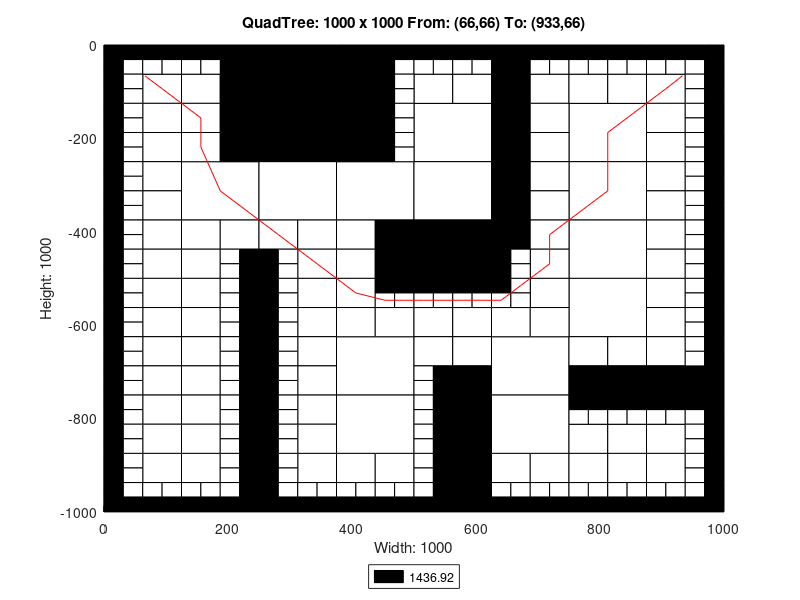

This figure's MATLAB source:
axis([0 1000 -1000 0]);
title('QuadTree: 1000 x 1000 From: (66,66) To: (933,66)');
xlabel('Width: 1000');
ylabel('Height: 1000');
rectangle('Position',[250 -125 125 125], 'FaceColor',[0 0 0]);
rectangle('Position',[250 -250 125 125], 'FaceColor',[0 0 0]);
rectangle('Position',[125 -375 125 125], 'FaceColor',[1 1 1]);
rectangle('Position',[250 -375 125 125], 'FaceColor',[1 1 1]);
rectangle('Position',[375 -375 125 125], 'FaceColor',[1 1 1]);
rectangle('Position',[500 -250 125 125], 'FaceColor',[1 1 1]);
rectangle('Position',[750 -250 125 125], 'FaceColor',[1 1 1]);
rectangle('Position',[500 -375 125 125], 'FaceColor',[1 1 1]);
rectangle('Position',[500 -500 125 125], 'FaceColor',[0 0 0]);
rectangle('Position',[750 -375 125 125], 'FaceColor',[1 1 1]);
rectangle('Position',[750 -500 125 125], 'FaceColor',[1 1 1]);
rectangle('Position',[375 -750 125 125], 'FaceColor',[1 1 1]);
rectangle('Position',[375 -875 125 125], 'FaceColor',[1 1 1]);
rectangle('Position',[625 -750 125 125], 'FaceColor',[1 1 1]);
rectangle('Position',[750 -625 125 125], 'FaceColor',[1 1 1]);
rectangle('Position',[625 -875 125 125], 'FaceColor',[1 1 1]);
rectangle('Position',[62.5 -125 62.5 62.5], 'FaceColor',[1 1 1]);
rectangle('Position',[187.5 -62.5 62.5 62.5], 'FaceColor',[0 0 0]);
rectangle('Position',[125 -125 62.5 62.5], 'FaceColor',[1 1 1]);
rectangle('Position',[187.5 -125 62.5 62.5], 'FaceColor',[0 0 0]);
rectangle('Position',[62.5 -187.5 62.5 62.5], 'FaceColor',[1 1 1]);
rectangle('Position',[62.5 -250 62.5 62.5], 'FaceColor',[1 1 1]);
rectangle('Position',[125 -187.5 62.5 62.5], 'FaceColor',[1 1 1]);
rectangle('Position',[187.5 -187.5 62.5 62.5], 'FaceColor',[0 0 0]);
rectangle('Position',[125 -250 62.5 62.5], 'FaceColor',[1 1 1]);
rectangle('Position',[187.5 -250 62.5 62.5], 'FaceColor',[0 0 0]);
rectangle('Position',[375 -62.5 62.5 62.5], 'FaceColor',[0 0 0]);
rectangle('Position',[375 -125 62.5 62.5], 'FaceColor',[0 0 0]);
rectangle('Position',[375 -187.5 62.5 62.5], 'FaceColor',[0 0 0]);
rectangle('Position',[375 -250 62.5 62.5], 'FaceColor',[0 0 0]);
rectangle('Position',[62.5 -312.5 62.5 62.5], 'FaceColor',[1 1 1]);
rectangle('Position',[62.5 -375 62.5 62.5], 'FaceColor',[1 1 1]);
rectangle('Position',[62.5 -437.5 62.5 62.5], 'FaceColor',[1 1 1]);
rectangle('Position',[62.5 -500 62.5 62.5], 'FaceColor',[1 1 1]);
rectangle('Position',[125 -437.5 62.5 62.5], 'FaceColor',[1 1 1]);
rectangle('Position',[187.5 -437.5 62.5 62.5], 'FaceColor',[1 1 1]);
rectangle('Position',[125 -500 62.5 62.5], 'FaceColor',[1 1 1]);
rectangle('Position',[250 -437.5 62.5 62.5], 'FaceColor',[1 1 1]);
rectangle('Position',[312.5 -437.5 62.5 62.5], 'FaceColor',[1 1 1]);
rectangle('Position',[312.5 -500 62.5 62.5], 'FaceColor',[1 1 1]);
rectangle('Position',[375 -437.5 62.5 62.5], 'FaceColor',[1 1 1]);
rectangle('Position',[437.5 -437.5 62.5 62.5], 'FaceColor',[0 0 0]);
rectangle('Position',[375 -500 62.5 62.5], 'FaceColor',[1 1 1]);
rectangle('Position',[437.5 -500 62.5 62.5], 'FaceColor',[0 0 0]);
rectangle('Position',[500 -125 62.5 62.5], 'FaceColor',[1 1 1]);
rectangle('Position',[562.5 -125 62.5 62.5], 'FaceColor',[1 1 1]);
rectangle('Position',[625 -62.5 62.5 62.5], 'FaceColor',[0 0 0]);
rectangle('Position',[625 -125 62.5 62.5], 'FaceColor',[0 0 0]);
rectangle('Position',[687.5 -125 62.5 62.5], 'FaceColor',[1 1 1]);
rectangle('Position',[625 -187.5 62.5 62.5], 'FaceColor',[0 0 0]);
rectangle('Position',[687.5 -187.5 62.5 62.5], 'FaceColor',[1 1 1]);
rectangle('Position',[625 -250 62.5 62.5], 'FaceColor',[0 0 0]);
rectangle('Position',[687.5 -250 62.5 62.5], 'FaceColor',[1 1 1]);
rectangle('Position',[750 -125 62.5 62.5], 'FaceColor',[1 1 1]);
rectangle('Position',[812.5 -125 62.5 62.5], 'FaceColor',[1 1 1]);
rectangle('Position',[875 -125 62.5 62.5], 'FaceColor',[1 1 1]);
rectangle('Position',[875 -187.5 62.5 62.5], 'FaceColor',[1 1 1]);
rectangle('Position',[875 -250 62.5 62.5], 'FaceColor',[1 1 1]);
rectangle('Position',[625 -312.5 62.5 62.5], 'FaceColor',[0 0 0]);
rectangle('Position',[687.5 -312.5 62.5 62.5], 'FaceColor',[1 1 1]);
rectangle('Position',[625 -375 62.5 62.5], 'FaceColor',[0 0 0]);
rectangle('Position',[687.5 -375 62.5 62.5], 'FaceColor',[1 1 1]);
rectangle('Position',[625 -437.5 62.5 62.5], 'FaceColor',[0 0 0]);
rectangle('Position',[687.5 -437.5 62.5 62.5], 'FaceColor',[1 1 1]);
rectangle('Position',[687.5 -500 62.5 62.5], 'FaceColor',[1 1 1]);
rectangle('Position',[875 -312.5 62.5 62.5], 'FaceColor',[1 1 1]);
rectangle('Position',[875 -375 62.5 62.5], 'FaceColor',[1 1 1]);
rectangle('Position',[875 -437.5 62.5 62.5], 'FaceColor',[1 1 1]);
rectangle('Position',[875 -500 62.5 62.5], 'FaceColor',[1 1 1]);
rectangle('Position',[62.5 -562.5 62.5 62.5], 'FaceColor',[1 1 1]);
rectangle('Position',[62.5 -625 62.5 62.5], 'FaceColor',[1 1 1]);
rectangle('Position',[125 -562.5 62.5 62.5], 'FaceColor',[1 1 1]);
rectangle('Position',[125 -625 62.5 62.5], 'FaceColor',[1 1 1]);
rectangle('Position',[62.5 -687.5 62.5 62.5], 'FaceColor',[1 1 1]);
rectangle('Position',[62.5 -750 62.5 62.5], 'FaceColor',[1 1 1]);
rectangle('Position',[125 -687.5 62.5 62.5], 'FaceColor',[1 1 1]);
rectangle('Position',[125 -750 62.5 62.5], 'FaceColor',[1 1 1]);
rectangle('Position',[312.5 -562.5 62.5 62.5], 'FaceColor',[1 1 1]);
rectangle('Position',[312.5 -625 62.5 62.5], 'FaceColor',[1 1 1]);
rectangle('Position',[375 -562.5 62.5 62.5], 'FaceColor',[1 1 1]);
rectangle('Position',[375 -625 62.5 62.5], 'FaceColor',[1 1 1]);
rectangle('Position',[437.5 -625 62.5 62.5], 'FaceColor',[1 1 1]);
rectangle('Position',[312.5 -687.5 62.5 62.5], 'FaceColor',[1 1 1]);
rectangle('Position',[312.5 -750 62.5 62.5], 'FaceColor',[1 1 1]);
rectangle('Position',[62.5 -812.5 62.5 62.5], 'FaceColor',[1 1 1]);
rectangle('Position',[62.5 -875 62.5 62.5], 'FaceColor',[1 1 1]);
rectangle('Position',[125 -812.5 62.5 62.5], 'FaceColor',[1 1 1]);
rectangle('Position',[125 -875 62.5 62.5], 'FaceColor',[1 1 1]);
rectangle('Position',[62.5 -937.5 62.5 62.5], 'FaceColor',[1 1 1]);
rectangle('Position',[125 -937.5 62.5 62.5], 'FaceColor',[1 1 1]);
rectangle('Position',[312.5 -812.5 62.5 62.5], 'FaceColor',[1 1 1]);
rectangle('Position',[312.5 -875 62.5 62.5], 'FaceColor',[1 1 1]);
rectangle('Position',[312.5 -937.5 62.5 62.5], 'FaceColor',[1 1 1]);
rectangle('Position',[375 -937.5 62.5 62.5], 'FaceColor',[1 1 1]);
rectangle('Position',[437.5 -937.5 62.5 62.5], 'FaceColor',[1 1 1]);
rectangle('Position',[500 -625 62.5 62.5], 'FaceColor',[1 1 1]);
rectangle('Position',[562.5 -625 62.5 62.5], 'FaceColor',[1 1 1]);
rectangle('Position',[687.5 -562.5 62.5 62.5], 'FaceColor',[1 1 1]);
rectangle('Position',[625 -625 62.5 62.5], 'FaceColor',[1 1 1]);
rectangle('Position',[687.5 -625 62.5 62.5], 'FaceColor',[1 1 1]);
rectangle('Position',[500 -687.5 62.5 62.5], 'FaceColor',[1 1 1]);
rectangle('Position',[562.5 -687.5 62.5 62.5], 'FaceColor',[1 1 1]);
rectangle('Position',[562.5 -750 62.5 62.5], 'FaceColor',[0 0 0]);
rectangle('Position',[875 -562.5 62.5 62.5], 'FaceColor',[1 1 1]);
rectangle('Position',[875 -625 62.5 62.5], 'FaceColor',[1 1 1]);
rectangle('Position',[750 -687.5 62.5 62.5], 'FaceColor',[1 1 1]);
rectangle('Position',[812.5 -687.5 62.5 62.5], 'FaceColor',[1 1 1]);
rectangle('Position',[750 -750 62.5 62.5], 'FaceColor',[0 0 0]);
rectangle('Position',[812.5 -750 62.5 62.5], 'FaceColor',[0 0 0]);
rectangle('Position',[875 -687.5 62.5 62.5], 'FaceColor',[1 1 1]);
rectangle('Position',[875 -750 62.5 62.5], 'FaceColor',[0 0 0]);
rectangle('Position',[937.5 -750 62.5 62.5], 'FaceColor',[0 0 0]);
rectangle('Position',[562.5 -812.5 62.5 62.5], 'FaceColor',[0 0 0]);
rectangle('Position',[562.5 -875 62.5 62.5], 'FaceColor',[0 0 0]);
rectangle('Position',[562.5 -937.5 62.5 62.5], 'FaceColor',[0 0 0]);
rectangle('Position',[562.5 -1000 62.5 62.5], 'FaceColor',[0 0 0]);
rectangle('Position',[625 -937.5 62.5 62.5], 'FaceColor',[1 1 1]);
rectangle('Position',[687.5 -937.5 62.5 62.5], 'FaceColor',[1 1 1]);
rectangle('Position',[750 -875 62.5 62.5], 'FaceColor',[1 1 1]);
rectangle('Position',[812.5 -875 62.5 62.5], 'FaceColor',[1 1 1]);
rectangle('Position',[875 -875 62.5 62.5], 'FaceColor',[1 1 1]);
rectangle('Position',[750 -937.5 62.5 62.5], 'FaceColor',[1 1 1]);
rectangle('Position',[812.5 -937.5 62.5 62.5], 'FaceColor',[1 1 1]);
rectangle('Position',[875 -937.5 62.5 62.5], 'FaceColor',[1 1 1]);
rectangle('Position',[0 -31.25 31.25 31.25], 'FaceColor',[0 0 0]);
rectangle('Position',[31.25 -31.25 31.25 31.25], 'FaceColor',[0 0 0]);
rectangle('Position',[0 -62.5 31.25 31.25], 'FaceColor',[0 0 0]);
rectangle('Position',[31.25 -62.5 31.25 31.25], 'FaceColor',[1 1 1]);
rectangle('Position',[62.5 -31.25 31.25 31.25], 'FaceColor',[0 0 0]);
rectangle('Position',[93.75 -31.25 31.25 31.25], 'FaceColor',[0 0 0]);
rectangle('Position',[62.5 -62.5 31.25 31.25], 'FaceColor',[1 1 1]);
rectangle('Position',[93.75 -62.5 31.25 31.25], 'FaceColor',[1 1 1]);
rectangle('Position',[0 -93.75 31.25 31.25], 'FaceColor',[0 0 0]);
rectangle('Position',[31.25 -93.75 31.25 31.25], 'FaceColor',[1 1 1]);
rectangle('Position',[0 -125 31.25 31.25], 'FaceColor',[0 0 0]);
rectangle('Position',[31.25 -125 31.25 31.25], 'FaceColor',[1 1 1]);
rectangle('Position',[125 -31.25 31.25 31.25], 'FaceColor',[0 0 0]);
rectangle('Position',[156.25 -31.25 31.25 31.25], 'FaceColor',[0 0 0]);
rectangle('Position',[125 -62.5 31.25 31.25], 'FaceColor',[1 1 1]);
rectangle('Position',[156.25 -62.5 31.25 31.25], 'FaceColor',[1 1 1]);
rectangle('Position',[0 -156.25 31.25 31.25], 'FaceColor',[0 0 0]);
rectangle('Position',[31.25 -156.25 31.25 31.25], 'FaceColor',[1 1 1]);
rectangle('Position',[0 -187.5 31.25 31.25], 'FaceColor',[0 0 0]);
rectangle('Position',[31.25 -187.5 31.25 31.25], 'FaceColor',[1 1 1]);
rectangle('Position',[0 -218.75 31.25 31.25], 'FaceColor',[0 0 0]);
rectangle('Position',[31.25 -218.75 31.25 31.25], 'FaceColor',[1 1 1]);
rectangle('Position',[0 -250 31.25 31.25], 'FaceColor',[0 0 0]);
rectangle('Position',[31.25 -250 31.25 31.25], 'FaceColor',[1 1 1]);
rectangle('Position',[437.5 -31.25 31.25 31.25], 'FaceColor',[0 0 0]);
rectangle('Position',[468.75 -31.25 31.25 31.25], 'FaceColor',[0 0 0]);
rectangle('Position',[437.5 -62.5 31.25 31.25], 'FaceColor',[0 0 0]);
rectangle('Position',[468.75 -62.5 31.25 31.25], 'FaceColor',[1 1 1]);
rectangle('Position',[437.5 -93.75 31.25 31.25], 'FaceColor',[0 0 0]);
rectangle('Position',[468.75 -93.75 31.25 31.25], 'FaceColor',[1 1 1]);
rectangle('Position',[437.5 -125 31.25 31.25], 'FaceColor',[0 0 0]);
rectangle('Position',[468.75 -125 31.25 31.25], 'FaceColor',[1 1 1]);
rectangle('Position',[437.5 -156.25 31.25 31.25], 'FaceColor',[0 0 0]);
rectangle('Position',[468.75 -156.25 31.25 31.25], 'FaceColor',[1 1 1]);
rectangle('Position',[437.5 -187.5 31.25 31.25], 'FaceColor',[0 0 0]);
rectangle('Position',[468.75 -187.5 31.25 31.25], 'FaceColor',[1 1 1]);
rectangle('Position',[437.5 -218.75 31.25 31.25], 'FaceColor',[0 0 0]);
rectangle('Position',[468.75 -218.75 31.25 31.25], 'FaceColor',[1 1 1]);
rectangle('Position',[437.5 -250 31.25 31.25], 'FaceColor',[0 0 0]);
rectangle('Position',[468.75 -250 31.25 31.25], 'FaceColor',[1 1 1]);
rectangle('Position',[0 -281.25 31.25 31.25], 'FaceColor',[0 0 0]);
rectangle('Position',[31.25 -281.25 31.25 31.25], 'FaceColor',[1 1 1]);
rectangle('Position',[0 -312.5 31.25 31.25], 'FaceColor',[0 0 0]);
rectangle('Position',[31.25 -312.5 31.25 31.25], 'FaceColor',[1 1 1]);
rectangle('Position',[0 -343.75 31.25 31.25], 'FaceColor',[0 0 0]);
rectangle('Position',[31.25 -343.75 31.25 31.25], 'FaceColor',[1 1 1]);
rectangle('Position',[0 -375 31.25 31.25], 'FaceColor',[0 0 0]);
rectangle('Position',[31.25 -375 31.25 31.25], 'FaceColor',[1 1 1]);
rectangle('Position',[0 -406.25 31.25 31.25], 'FaceColor',[0 0 0]);
rectangle('Position',[31.25 -406.25 31.25 31.25], 'FaceColor',[1 1 1]);
rectangle('Position',[0 -437.5 31.25 31.25], 'FaceColor',[0 0 0]);
rectangle('Position',[31.25 -437.5 31.25 31.25], 'FaceColor',[1 1 1]);
rectangle('Position',[0 -468.75 31.25 31.25], 'FaceColor',[0 0 0]);
rectangle('Position',[31.25 -468.75 31.25 31.25], 'FaceColor',[1 1 1]);
rectangle('Position',[0 -500 31.25 31.25], 'FaceColor',[0 0 0]);
rectangle('Position',[31.25 -500 31.25 31.25], 'FaceColor',[1 1 1]);
rectangle('Position',[187.5 -468.75 31.25 31.25], 'FaceColor',[1 1 1]);
rectangle('Position',[218.75 -468.75 31.25 31.25], 'FaceColor',[0 0 0]);
rectangle('Position',[187.5 -500 31.25 31.25], 'FaceColor',[1 1 1]);
rectangle('Position',[218.75 -500 31.25 31.25], 'FaceColor',[0 0 0]);
rectangle('Position',[250 -468.75 31.25 31.25], 'FaceColor',[0 0 0]);
rectangle('Position',[281.25 -468.75 31.25 31.25], 'FaceColor',[1 1 1]);
rectangle('Position',[250 -500 31.25 31.25], 'FaceColor',[0 0 0]);
rectangle('Position',[281.25 -500 31.25 31.25], 'FaceColor',[1 1 1]);
rectangle('Position',[500 -31.25 31.25 31.25], 'FaceColor',[0 0 0]);
rectangle('Position',[531.25 -31.25 31.25 31.25], 'FaceColor',[0 0 0]);
rectangle('Position',[500 -62.5 31.25 31.25], 'FaceColor',[1 1 1]);
rectangle('Position',[531.25 -62.5 31.25 31.25], 'FaceColor',[1 1 1]);
rectangle('Position',[562.5 -31.25 31.25 31.25], 'FaceColor',[0 0 0]);
rectangle('Position',[593.75 -31.25 31.25 31.25], 'FaceColor',[0 0 0]);
rectangle('Position',[562.5 -62.5 31.25 31.25], 'FaceColor',[1 1 1]);
rectangle('Position',[593.75 -62.5 31.25 31.25], 'FaceColor',[1 1 1]);
rectangle('Position',[687.5 -31.25 31.25 31.25], 'FaceColor',[0 0 0]);
rectangle('Position',[718.75 -31.25 31.25 31.25], 'FaceColor',[0 0 0]);
rectangle('Position',[687.5 -62.5 31.25 31.25], 'FaceColor',[1 1 1]);
rectangle('Position',[718.75 -62.5 31.25 31.25], 'FaceColor',[1 1 1]);
rectangle('Position',[750 -31.25 31.25 31.25], 'FaceColor',[0 0 0]);
rectangle('Position',[781.25 -31.25 31.25 31.25], 'FaceColor',[0 0 0]);
rectangle('Position',[750 -62.5 31.25 31.25], 'FaceColor',[1 1 1]);
rectangle('Position',[781.25 -62.5 31.25 31.25], 'FaceColor',[1 1 1]);
rectangle('Position',[812.5 -31.25 31.25 31.25], 'FaceColor',[0 0 0]);
rectangle('Position',[843.75 -31.25 31.25 31.25], 'FaceColor',[0 0 0]);
rectangle('Position',[812.5 -62.5 31.25 31.25], 'FaceColor',[1 1 1]);
rectangle('Position',[843.75 -62.5 31.25 31.25], 'FaceColor',[1 1 1]);
rectangle('Position',[875 -31.25 31.25 31.25], 'FaceColor',[0 0 0]);
rectangle('Position',[906.25 -31.25 31.25 31.25], 'FaceColor',[0 0 0]);
rectangle('Position',[875 -62.5 31.25 31.25], 'FaceColor',[1 1 1]);
rectangle('Position',[906.25 -62.5 31.25 31.25], 'FaceColor',[1 1 1]);
rectangle('Position',[937.5 -31.25 31.25 31.25], 'FaceColor',[0 0 0]);
rectangle('Position',[968.75 -31.25 31.25 31.25], 'FaceColor',[0 0 0]);
rectangle('Position',[937.5 -62.5 31.25 31.25], 'FaceColor',[1 1 1]);
rectangle('Position',[968.75 -62.5 31.25 31.25], 'FaceColor',[0 0 0]);
rectangle('Position',[937.5 -93.75 31.25 31.25], 'FaceColor',[1 1 1]);
rectangle('Position',[968.75 -93.75 31.25 31.25], 'FaceColor',[0 0 0]);
rectangle('Position',[937.5 -125 31.25 31.25], 'FaceColor',[1 1 1]);
rectangle('Position',[968.75 -125 31.25 31.25], 'FaceColor',[0 0 0]);
rectangle('Position',[937.5 -156.25 31.25 31.25], 'FaceColor',[1 1 1]);
rectangle('Position',[968.75 -156.25 31.25 31.25], 'FaceColor',[0 0 0]);
rectangle('Position',[937.5 -187.5 31.25 31.25], 'FaceColor',[1 1 1]);
rectangle('Position',[968.75 -187.5 31.25 31.25], 'FaceColor',[0 0 0]);
rectangle('Position',[937.5 -218.75 31.25 31.25], 'FaceColor',[1 1 1]);
rectangle('Position',[968.75 -218.75 31.25 31.25], 'FaceColor',[0 0 0]);
rectangle('Position',[937.5 -250 31.25 31.25], 'FaceColor',[1 1 1]);
rectangle('Position',[968.75 -250 31.25 31.25], 'FaceColor',[0 0 0]);
rectangle('Position',[625 -468.75 31.25 31.25], 'FaceColor',[0 0 0]);
rectangle('Position',[656.25 -468.75 31.25 31.25], 'FaceColor',[1 1 1]);
rectangle('Position',[625 -500 31.25 31.25], 'FaceColor',[0 0 0]);
rectangle('Position',[656.25 -500 31.25 31.25], 'FaceColor',[1 1 1]);
rectangle('Position',[937.5 -281.25 31.25 31.25], 'FaceColor',[1 1 1]);
rectangle('Position',[968.75 -281.25 31.25 31.25], 'FaceColor',[0 0 0]);
rectangle('Position',[937.5 -312.5 31.25 31.25], 'FaceColor',[1 1 1]);
rectangle('Position',[968.75 -312.5 31.25 31.25], 'FaceColor',[0 0 0]);
rectangle('Position',[937.5 -343.75 31.25 31.25], 'FaceColor',[1 1 1]);
rectangle('Position',[968.75 -343.75 31.25 31.25], 'FaceColor',[0 0 0]);
rectangle('Position',[937.5 -375 31.25 31.25], 'FaceColor',[1 1 1]);
rectangle('Position',[968.75 -375 31.25 31.25], 'FaceColor',[0 0 0]);
rectangle('Position',[937.5 -406.25 31.25 31.25], 'FaceColor',[1 1 1]);
rectangle('Position',[968.75 -406.25 31.25 31.25], 'FaceColor',[0 0 0]);
rectangle('Position',[937.5 -437.5 31.25 31.25], 'FaceColor',[1 1 1]);
rectangle('Position',[968.75 -437.5 31.25 31.25], 'FaceColor',[0 0 0]);
rectangle('Position',[937.5 -468.75 31.25 31.25], 'FaceColor',[1 1 1]);
rectangle('Position',[968.75 -468.75 31.25 31.25], 'FaceColor',[0 0 0]);
rectangle('Position',[937.5 -500 31.25 31.25], 'FaceColor',[1 1 1]);
rectangle('Position',[968.75 -500 31.25 31.25], 'FaceColor',[0 0 0]);
rectangle('Position',[0 -531.25 31.25 31.25], 'FaceColor',[0 0 0]);
rectangle('Position',[31.25 -531.25 31.25 31.25], 'FaceColor',[1 1 1]);
rectangle('Position',[0 -562.5 31.25 31.25], 'FaceColor',[0 0 0]);
rectangle('Position',[31.25 -562.5 31.25 31.25], 'FaceColor',[1 1 1]);
rectangle('Position',[0 -593.75 31.25 31.25], 'FaceColor',[0 0 0]);
rectangle('Position',[31.25 -593.75 31.25 31.25], 'FaceColor',[1 1 1]);
rectangle('Position',[0 -625 31.25 31.25], 'FaceColor',[0 0 0]);
rectangle('Position',[31.25 -625 31.25 31.25], 'FaceColor',[1 1 1]);
rectangle('Position',[187.5 -531.25 31.25 31.25], 'FaceColor',[1 1 1]);
rectangle('Position',[218.75 -531.25 31.25 31.25], 'FaceColor',[0 0 0]);
rectangle('Position',[187.5 -562.5 31.25 31.25], 'FaceColor',[1 1 1]);
rectangle('Position',[218.75 -562.5 31.25 31.25], 'FaceColor',[0 0 0]);
rectangle('Position',[187.5 -593.75 31.25 31.25], 'FaceColor',[1 1 1]);
rectangle('Position',[218.75 -593.75 31.25 31.25], 'FaceColor',[0 0 0]);
rectangle('Position',[187.5 -625 31.25 31.25], 'FaceColor',[1 1 1]);
rectangle('Position',[218.75 -625 31.25 31.25], 'FaceColor',[0 0 0]);
rectangle('Position',[0 -656.25 31.25 31.25], 'FaceColor',[0 0 0]);
rectangle('Position',[31.25 -656.25 31.25 31.25], 'FaceColor',[1 1 1]);
rectangle('Position',[0 -687.5 31.25 31.25], 'FaceColor',[0 0 0]);
rectangle('Position',[31.25 -687.5 31.25 31.25], 'FaceColor',[1 1 1]);
rectangle('Position',[0 -718.75 31.25 31.25], 'FaceColor',[0 0 0]);
rectangle('Position',[31.25 -718.75 31.25 31.25], 'FaceColor',[1 1 1]);
rectangle('Position',[0 -750 31.25 31.25], 'FaceColor',[0 0 0]);
rectangle('Position',[31.25 -750 31.25 31.25], 'FaceColor',[1 1 1]);
rectangle('Position',[187.5 -656.25 31.25 31.25], 'FaceColor',[1 1 1]);
rectangle('Position',[218.75 -656.25 31.25 31.25], 'FaceColor',[0 0 0]);
rectangle('Position',[187.5 -687.5 31.25 31.25], 'FaceColor',[1 1 1]);
rectangle('Position',[218.75 -687.5 31.25 31.25], 'FaceColor',[0 0 0]);
rectangle('Position',[187.5 -718.75 31.25 31.25], 'FaceColor',[1 1 1]);
rectangle('Position',[218.75 -718.75 31.25 31.25], 'FaceColor',[0 0 0]);
rectangle('Position',[187.5 -750 31.25 31.25], 'FaceColor',[1 1 1]);
rectangle('Position',[218.75 -750 31.25 31.25], 'FaceColor',[0 0 0]);
rectangle('Position',[250 -531.25 31.25 31.25], 'FaceColor',[0 0 0]);
rectangle('Position',[281.25 -531.25 31.25 31.25], 'FaceColor',[1 1 1]);
rectangle('Position',[250 -562.5 31.25 31.25], 'FaceColor',[0 0 0]);
rectangle('Position',[281.25 -562.5 31.25 31.25], 'FaceColor',[1 1 1]);
rectangle('Position',[250 -593.75 31.25 31.25], 'FaceColor',[0 0 0]);
rectangle('Position',[281.25 -593.75 31.25 31.25], 'FaceColor',[1 1 1]);
rectangle('Position',[250 -625 31.25 31.25], 'FaceColor',[0 0 0]);
rectangle('Position',[281.25 -625 31.25 31.25], 'FaceColor',[1 1 1]);
rectangle('Position',[437.5 -531.25 31.25 31.25], 'FaceColor',[0 0 0]);
rectangle('Position',[468.75 -531.25 31.25 31.25], 'FaceColor',[0 0 0]);
rectangle('Position',[437.5 -562.5 31.25 31.25], 'FaceColor',[1 1 1]);
rectangle('Position',[468.75 -562.5 31.25 31.25], 'FaceColor',[1 1 1]);
rectangle('Position',[250 -656.25 31.25 31.25], 'FaceColor',[0 0 0]);
rectangle('Position',[281.25 -656.25 31.25 31.25], 'FaceColor',[1 1 1]);
rectangle('Position',[250 -687.5 31.25 31.25], 'FaceColor',[0 0 0]);
rectangle('Position',[281.25 -687.5 31.25 31.25], 'FaceColor',[1 1 1]);
rectangle('Position',[250 -718.75 31.25 31.25], 'FaceColor',[0 0 0]);
rectangle('Position',[281.25 -718.75 31.25 31.25], 'FaceColor',[1 1 1]);
rectangle('Position',[250 -750 31.25 31.25], 'FaceColor',[0 0 0]);
rectangle('Position',[281.25 -750 31.25 31.25], 'FaceColor',[1 1 1]);
rectangle('Position',[0 -781.25 31.25 31.25], 'FaceColor',[0 0 0]);
rectangle('Position',[31.25 -781.25 31.25 31.25], 'FaceColor',[1 1 1]);
rectangle('Position',[0 -812.5 31.25 31.25], 'FaceColor',[0 0 0]);
rectangle('Position',[31.25 -812.5 31.25 31.25], 'FaceColor',[1 1 1]);
rectangle('Position',[0 -843.75 31.25 31.25], 'FaceColor',[0 0 0]);
rectangle('Position',[31.25 -843.75 31.25 31.25], 'FaceColor',[1 1 1]);
rectangle('Position',[0 -875 31.25 31.25], 'FaceColor',[0 0 0]);
rectangle('Position',[31.25 -875 31.25 31.25], 'FaceColor',[1 1 1]);
rectangle('Position',[187.5 -781.25 31.25 31.25], 'FaceColor',[1 1 1]);
rectangle('Position',[218.75 -781.25 31.25 31.25], 'FaceColor',[0 0 0]);
rectangle('Position',[187.5 -812.5 31.25 31.25], 'FaceColor',[1 1 1]);
rectangle('Position',[218.75 -812.5 31.25 31.25], 'FaceColor',[0 0 0]);
rectangle('Position',[187.5 -843.75 31.25 31.25], 'FaceColor',[1 1 1]);
rectangle('Position',[218.75 -843.75 31.25 31.25], 'FaceColor',[0 0 0]);
rectangle('Position',[187.5 -875 31.25 31.25], 'FaceColor',[1 1 1]);
rectangle('Position',[218.75 -875 31.25 31.25], 'FaceColor',[0 0 0]);
rectangle('Position',[0 -906.25 31.25 31.25], 'FaceColor',[0 0 0]);
rectangle('Position',[31.25 -906.25 31.25 31.25], 'FaceColor',[1 1 1]);
rectangle('Position',[0 -937.5 31.25 31.25], 'FaceColor',[0 0 0]);
rectangle('Position',[31.25 -937.5 31.25 31.25], 'FaceColor',[1 1 1]);
rectangle('Position',[0 -968.75 31.25 31.25], 'FaceColor',[0 0 0]);
rectangle('Position',[31.25 -968.75 31.25 31.25], 'FaceColor',[1 1 1]);
rectangle('Position',[0 -1000 31.25 31.25], 'FaceColor',[0 0 0]);
rectangle('Position',[31.25 -1000 31.25 31.25], 'FaceColor',[0 0 0]);
rectangle('Position',[62.5 -968.75 31.25 31.25], 'FaceColor',[1 1 1]);
rectangle('Position',[93.75 -968.75 31.25 31.25], 'FaceColor',[1 1 1]);
rectangle('Position',[62.5 -1000 31.25 31.25], 'FaceColor',[0 0 0]);
rectangle('Position',[93.75 -1000 31.25 31.25], 'FaceColor',[0 0 0]);
rectangle('Position',[187.5 -906.25 31.25 31.25], 'FaceColor',[1 1 1]);
rectangle('Position',[218.75 -906.25 31.25 31.25], 'FaceColor',[0 0 0]);
rectangle('Position',[187.5 -937.5 31.25 31.25], 'FaceColor',[1 1 1]);
rectangle('Position',[218.75 -937.5 31.25 31.25], 'FaceColor',[0 0 0]);
rectangle('Position',[125 -968.75 31.25 31.25], 'FaceColor',[1 1 1]);
rectangle('Position',[156.25 -968.75 31.25 31.25], 'FaceColor',[1 1 1]);
rectangle('Position',[125 -1000 31.25 31.25], 'FaceColor',[0 0 0]);
rectangle('Position',[156.25 -1000 31.25 31.25], 'FaceColor',[0 0 0]);
rectangle('Position',[187.5 -968.75 31.25 31.25], 'FaceColor',[1 1 1]);
rectangle('Position',[218.75 -968.75 31.25 31.25], 'FaceColor',[0 0 0]);
rectangle('Position',[187.5 -1000 31.25 31.25], 'FaceColor',[0 0 0]);
rectangle('Position',[218.75 -1000 31.25 31.25], 'FaceColor',[0 0 0]);
rectangle('Position',[250 -781.25 31.25 31.25], 'FaceColor',[0 0 0]);
rectangle('Position',[281.25 -781.25 31.25 31.25], 'FaceColor',[1 1 1]);
rectangle('Position',[250 -812.5 31.25 31.25], 'FaceColor',[0 0 0]);
rectangle('Position',[281.25 -812.5 31.25 31.25], 'FaceColor',[1 1 1]);
rectangle('Position',[250 -843.75 31.25 31.25], 'FaceColor',[0 0 0]);
rectangle('Position',[281.25 -843.75 31.25 31.25], 'FaceColor',[1 1 1]);
rectangle('Position',[250 -875 31.25 31.25], 'FaceColor',[0 0 0]);
rectangle('Position',[281.25 -875 31.25 31.25], 'FaceColor',[1 1 1]);
rectangle('Position',[250 -906.25 31.25 31.25], 'FaceColor',[0 0 0]);
rectangle('Position',[281.25 -906.25 31.25 31.25], 'FaceColor',[1 1 1]);
rectangle('Position',[250 -937.5 31.25 31.25], 'FaceColor',[0 0 0]);
rectangle('Position',[281.25 -937.5 31.25 31.25], 'FaceColor',[1 1 1]);
rectangle('Position',[250 -968.75 31.25 31.25], 'FaceColor',[0 0 0]);
rectangle('Position',[281.25 -968.75 31.25 31.25], 'FaceColor',[1 1 1]);
rectangle('Position',[250 -1000 31.25 31.25], 'FaceColor',[0 0 0]);
rectangle('Position',[281.25 -1000 31.25 31.25], 'FaceColor',[0 0 0]);
rectangle('Position',[312.5 -968.75 31.25 31.25], 'FaceColor',[1 1 1]);
rectangle('Position',[343.75 -968.75 31.25 31.25], 'FaceColor',[1 1 1]);
rectangle('Position',[312.5 -1000 31.25 31.25], 'FaceColor',[0 0 0]);
rectangle('Position',[343.75 -1000 31.25 31.25], 'FaceColor',[0 0 0]);
rectangle('Position',[375 -968.75 31.25 31.25], 'FaceColor',[1 1 1]);
rectangle('Position',[406.25 -968.75 31.25 31.25], 'FaceColor',[1 1 1]);
rectangle('Position',[375 -1000 31.25 31.25], 'FaceColor',[0 0 0]);
rectangle('Position',[406.25 -1000 31.25 31.25], 'FaceColor',[0 0 0]);
rectangle('Position',[437.5 -968.75 31.25 31.25], 'FaceColor',[1 1 1]);
rectangle('Position',[468.75 -968.75 31.25 31.25], 'FaceColor',[1 1 1]);
rectangle('Position',[437.5 -1000 31.25 31.25], 'FaceColor',[0 0 0]);
rectangle('Position',[468.75 -1000 31.25 31.25], 'FaceColor',[0 0 0]);
rectangle('Position',[500 -531.25 31.25 31.25], 'FaceColor',[0 0 0]);
rectangle('Position',[531.25 -531.25 31.25 31.25], 'FaceColor',[0 0 0]);
rectangle('Position',[500 -562.5 31.25 31.25], 'FaceColor',[1 1 1]);
rectangle('Position',[531.25 -562.5 31.25 31.25], 'FaceColor',[1 1 1]);
rectangle('Position',[562.5 -531.25 31.25 31.25], 'FaceColor',[0 0 0]);
rectangle('Position',[593.75 -531.25 31.25 31.25], 'FaceColor',[0 0 0]);
rectangle('Position',[562.5 -562.5 31.25 31.25], 'FaceColor',[1 1 1]);
rectangle('Position',[593.75 -562.5 31.25 31.25], 'FaceColor',[1 1 1]);
rectangle('Position',[625 -531.25 31.25 31.25], 'FaceColor',[0 0 0]);
rectangle('Position',[656.25 -531.25 31.25 31.25], 'FaceColor',[1 1 1]);
rectangle('Position',[625 -562.5 31.25 31.25], 'FaceColor',[1 1 1]);
rectangle('Position',[656.25 -562.5 31.25 31.25], 'FaceColor',[1 1 1]);
rectangle('Position',[500 -718.75 31.25 31.25], 'FaceColor',[1 1 1]);
rectangle('Position',[531.25 -718.75 31.25 31.25], 'FaceColor',[0 0 0]);
rectangle('Position',[500 -750 31.25 31.25], 'FaceColor',[1 1 1]);
rectangle('Position',[531.25 -750 31.25 31.25], 'FaceColor',[0 0 0]);
rectangle('Position',[937.5 -531.25 31.25 31.25], 'FaceColor',[1 1 1]);
rectangle('Position',[968.75 -531.25 31.25 31.25], 'FaceColor',[0 0 0]);
rectangle('Position',[937.5 -562.5 31.25 31.25], 'FaceColor',[1 1 1]);
rectangle('Position',[968.75 -562.5 31.25 31.25], 'FaceColor',[0 0 0]);
rectangle('Position',[937.5 -593.75 31.25 31.25], 'FaceColor',[1 1 1]);
rectangle('Position',[968.75 -593.75 31.25 31.25], 'FaceColor',[0 0 0]);
rectangle('Position',[937.5 -625 31.25 31.25], 'FaceColor',[1 1 1]);
rectangle('Position',[968.75 -625 31.25 31.25], 'FaceColor',[0 0 0]);
rectangle('Position',[937.5 -656.25 31.25 31.25], 'FaceColor',[1 1 1]);
rectangle('Position',[968.75 -656.25 31.25 31.25], 'FaceColor',[0 0 0]);
rectangle('Position',[937.5 -687.5 31.25 31.25], 'FaceColor',[1 1 1]);
rectangle('Position',[968.75 -687.5 31.25 31.25], 'FaceColor',[0 0 0]);
rectangle('Position',[500 -781.25 31.25 31.25], 'FaceColor',[1 1 1]);
rectangle('Position',[531.25 -781.25 31.25 31.25], 'FaceColor',[0 0 0]);
rectangle('Position',[500 -812.5 31.25 31.25], 'FaceColor',[1 1 1]);
rectangle('Position',[531.25 -812.5 31.25 31.25], 'FaceColor',[0 0 0]);
rectangle('Position',[500 -843.75 31.25 31.25], 'FaceColor',[1 1 1]);
rectangle('Position',[531.25 -843.75 31.25 31.25], 'FaceColor',[0 0 0]);
rectangle('Position',[500 -875 31.25 31.25], 'FaceColor',[1 1 1]);
rectangle('Position',[531.25 -875 31.25 31.25], 'FaceColor',[0 0 0]);
rectangle('Position',[500 -906.25 31.25 31.25], 'FaceColor',[1 1 1]);
rectangle('Position',[531.25 -906.25 31.25 31.25], 'FaceColor',[0 0 0]);
rectangle('Position',[500 -937.5 31.25 31.25], 'FaceColor',[1 1 1]);
rectangle('Position',[531.25 -937.5 31.25 31.25], 'FaceColor',[0 0 0]);
rectangle('Position',[500 -968.75 31.25 31.25], 'FaceColor',[1 1 1]);
rectangle('Position',[531.25 -968.75 31.25 31.25], 'FaceColor',[0 0 0]);
rectangle('Position',[500 -1000 31.25 31.25], 'FaceColor',[0 0 0]);
rectangle('Position',[531.25 -1000 31.25 31.25], 'FaceColor',[0 0 0]);
rectangle('Position',[625 -968.75 31.25 31.25], 'FaceColor',[1 1 1]);
rectangle('Position',[656.25 -968.75 31.25 31.25], 'FaceColor',[1 1 1]);
rectangle('Position',[625 -1000 31.25 31.25], 'FaceColor',[0 0 0]);
rectangle('Position',[656.25 -1000 31.25 31.25], 'FaceColor',[0 0 0]);
rectangle('Position',[687.5 -968.75 31.25 31.25], 'FaceColor',[1 1 1]);
rectangle('Position',[718.75 -968.75 31.25 31.25], 'FaceColor',[1 1 1]);
rectangle('Position',[687.5 -1000 31.25 31.25], 'FaceColor',[0 0 0]);
rectangle('Position',[718.75 -1000 31.25 31.25], 'FaceColor',[0 0 0]);
rectangle('Position',[750 -781.25 31.25 31.25], 'FaceColor',[0 0 0]);
rectangle('Position',[781.25 -781.25 31.25 31.25], 'FaceColor',[0 0 0]);
rectangle('Position',[750 -812.5 31.25 31.25], 'FaceColor',[1 1 1]);
rectangle('Position',[781.25 -812.5 31.25 31.25], 'FaceColor',[1 1 1]);
rectangle('Position',[812.5 -781.25 31.25 31.25], 'FaceColor',[0 0 0]);
rectangle('Position',[843.75 -781.25 31.25 31.25], 'FaceColor',[0 0 0]);
rectangle('Position',[812.5 -812.5 31.25 31.25], 'FaceColor',[1 1 1]);
rectangle('Position',[843.75 -812.5 31.25 31.25], 'FaceColor',[1 1 1]);
rectangle('Position',[875 -781.25 31.25 31.25], 'FaceColor',[0 0 0]);
rectangle('Position',[906.25 -781.25 31.25 31.25], 'FaceColor',[0 0 0]);
rectangle('Position',[875 -812.5 31.25 31.25], 'FaceColor',[1 1 1]);
rectangle('Position',[906.25 -812.5 31.25 31.25], 'FaceColor',[1 1 1]);
rectangle('Position',[937.5 -781.25 31.25 31.25], 'FaceColor',[0 0 0]);
rectangle('Position',[968.75 -781.25 31.25 31.25], 'FaceColor',[0 0 0]);
rectangle('Position',[937.5 -812.5 31.25 31.25], 'FaceColor',[1 1 1]);
rectangle('Position',[968.75 -812.5 31.25 31.25], 'FaceColor',[0 0 0]);
rectangle('Position',[937.5 -843.75 31.25 31.25], 'FaceColor',[1 1 1]);
rectangle('Position',[968.75 -843.75 31.25 31.25], 'FaceColor',[0 0 0]);
rectangle('Position',[937.5 -875 31.25 31.25], 'FaceColor',[1 1 1]);
rectangle('Position',[968.75 -875 31.25 31.25], 'FaceColor',[0 0 0]);
rectangle('Position',[750 -968.75 31.25 31.25], 'FaceColor',[1 1 1]);
rectangle('Position',[781.25 -968.75 31.25 31.25], 'FaceColor',[1 1 1]);
rectangle('Position',[750 -1000 31.25 31.25], 'FaceColor',[0 0 0]);
rectangle('Position',[781.25 -1000 31.25 31.25], 'FaceColor',[0 0 0]);
rectangle('Position',[812.5 -968.75 31.25 31.25], 'FaceColor',[1 1 1]);
rectangle('Position',[843.75 -968.75 31.25 31.25], 'FaceColor',[1 1 1]);
rectangle('Position',[812.5 -1000 31.25 31.25], 'FaceColor',[0 0 0]);
rectangle('Position',[843.75 -1000 31.25 31.25], 'FaceColor',[0 0 0]);
rectangle('Position',[937.5 -906.25 31.25 31.25], 'FaceColor',[1 1 1]);
rectangle('Position',[968.75 -906.25 31.25 31.25], 'FaceColor',[0 0 0]);
rectangle('Position',[937.5 -937.5 31.25 31.25], 'FaceColor',[1 1 1]);
rectangle('Position',[968.75 -937.5 31.25 31.25], 'FaceColor',[0 0 0]);
rectangle('Position',[875 -968.75 31.25 31.25], 'FaceColor',[1 1 1]);
rectangle('Position',[906.25 -968.75 31.25 31.25], 'FaceColor',[1 1 1]);
rectangle('Position',[875 -1000 31.25 31.25], 'FaceColor',[0 0 0]);
rectangle('Position',[906.25 -1000 31.25 31.25], 'FaceColor',[0 0 0]);
rectangle('Position',[937.5 -968.75 31.25 31.25], 'FaceColor',[1 1 1]);
rectangle('Position',[968.75 -968.75 31.25 31.25], 'FaceColor',[0 0 0]);
rectangle('Position',[937.5 -1000 31.25 31.25], 'FaceColor',[0 0 0]);
rectangle('Position',[968.75 -1000 31.25 31.25], 'FaceColor',[0 0 0]);
X=[933,906.25,812.5,812.5,718.75,718.75,671.875,640.625,609.375,578.125,546.875,515.625,484.375,453.125,406.25,343.75,281.25,187.5,156.25,156.25,93.75,66];
Y=[-66,-93.75,-187.5,-312.5,-406.25,-468.75,-515.625,-546.875,-546.875,-546.875,-546.875,-546.875,-546.875,-546.875,-531.25,-468.75,-406.25,-312.5,-218.75,-156.25,-93.75,-66];
hold on;
plot(X,Y,'r');
legend('1436.92','Location','southoutside');
